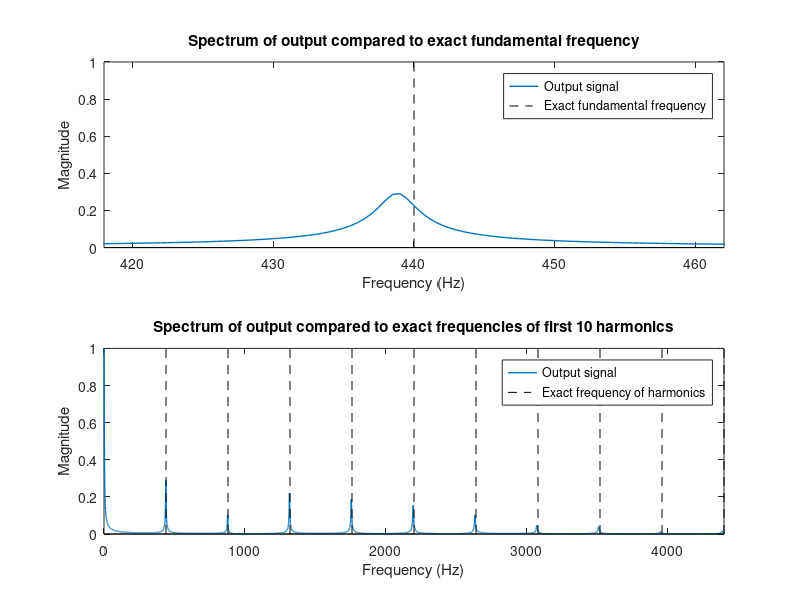

This figure's MATLAB source:
% Basic Karplus-Strong
% Mac Porter
% February 5, 2019

% This code implements a basic plucked string model using the Karplus-
% Strong algorithm. The plot shows the tuning error, which is especially 
% obvious at high f0.
% -------------------------------------------------------------------------
clear all;

% Parameters/initial values
% -------------------------------------------------------------------------
f0 = 440;               % Fundamental freq of string (Hz)
rho = 0.98;             % Loss factor
R = 0.95;               % Dynamics filter coefficient (strength of pluck)
tEnd = 2.0;             % Duration of output (s)

Fs = 44100;             % Sample rate
N = round(Fs/f0-0.5);   % Delay line length
halfRho = rho/2;
M = tEnd*Fs-N;   
L = M+N;                % Duration of output (samples)
% -------------------------------------------------------------------------

% Pre-filtering
% -------------------------------------------------------------------------
v = 2*rand(N,1)-1;          % Random noise signal
u = zeros(N,1);             % Initialize pre-filtered signal
ulast = 0;
for n = 1:N
    u(n) = (1-R)*v(n)+R*ulast;     % Dynamics filter
    ulast = u(n);
end
% -------------------------------------------------------------------------

% K-S Algorithm
% -------------------------------------------------------------------------
y = [u;zeros(M,1)];             % Initialize output
y(N+1) = halfRho*y(1);          % N+1 sample
for n = 1:M-1
    y(n+N+1) = halfRho*(y(n+1)+y(n));    % K-S
end

y = y/max(abs(y));     % Normalize
% -------------------------------------------------------------------------

% Audio Output
% -------------------------------------------------------------------------
soundsc(y,Fs);
filename = sprintf('KS_String_%dHz_%0.1fs.wav',f0,tEnd);
audiowrite(filename,y,Fs);
% -------------------------------------------------------------------------

% Plotting
% -------------------------------------------------------------------------
Y = abs(fft(y));                    % FFT magnitude of ouput
Y = Y/max(abs(Y));                  % Normalized FFT
f_exact = (f0:f0:Fs);               % Exact frequencies of harmonics
lines = ones(length(f_exact),1);    % Ones at exact frequencies for plot
f_axis = (0:L-1)*Fs/L;              % Frequency axis in Hz

subplot(2,1,2);
plot(f_axis,Y,'LineWidth',1);
hold on;
stem(f_exact,lines,'Marker','none','LineStyle','--','Color','k');
xlim([0 10*f0]);
legend('Output signal','Exact frequency of harmonics');
xlabel('Frequency (Hz)');
ylabel('Magnitude');
title('Spectrum of output compared to exact frequencies of first 10 harmonics');

subplot(2,1,1);
plot(f_axis,Y,'LineWidth',1);
hold on;
stem(f_exact,lines,'Marker','none','LineStyle','--','Color','k');
xlim([f0-f0/20 f0+f0/20]);
legend('Output signal','Exact fundamental frequency');
xlabel('Frequency (Hz)');
ylabel('Magnitude');
title('Spectrum of output compared to exact fundamental frequency');
% -------------------------------------------------------------------------